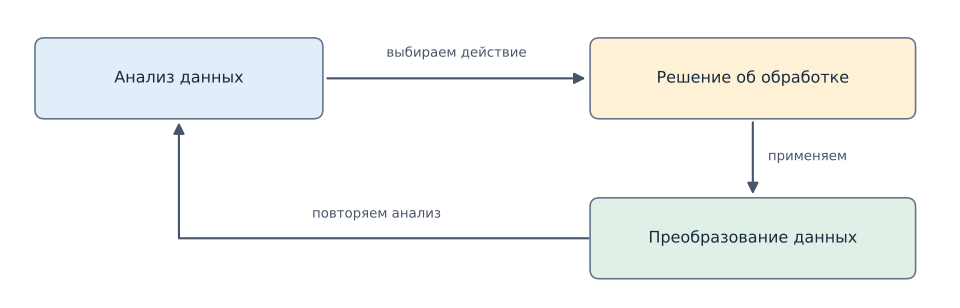

This figure's Python source:
"""Исходник схемы для этапа 3: создаёт PNG/SVG и обновляет вложение notebook"""
from pathlib import Path
import base64
import matplotlib
matplotlib.use('Agg')
import matplotlib.pyplot as plt
from matplotlib.patches import FancyArrowPatch, FancyBboxPatch
import nbformat


def draw_box(ax, x, y, width, height, text, color):
    ax.add_patch(FancyBboxPatch((x, y), width, height,
                              boxstyle='round,pad=0.03,rounding_size=0.10',
                              facecolor=color, edgecolor='#64748b', linewidth=1.2))
    ax.text(x + width / 2, y + height / 2, text, ha='center', va='center',
            fontsize=12, color='#172b40')


def draw_arrow(ax, start, end):
    ax.add_patch(FancyArrowPatch(start, end, arrowstyle='-|>',
                                mutation_scale=17, linewidth=1.6, color='#475569'))


def render():
    directory = Path(__file__).resolve().parent
    notebook_path = directory.parent / 'index.ipynb'
    plt.rcParams.update({'font.family': 'DejaVu Sans', 'svg.fonttype': 'none',
                         'svg.hashsalt': 'analysis-processing-cycle'})
    fig, ax = plt.subplots(figsize=(10, 3.2))
    fig.patch.set_facecolor('white')
    ax.set(xlim=(0, 10), ylim=(0, 3.2))
    ax.axis('off')
    draw_box(ax, .3, 2.0, 3.0, .8, 'Анализ данных', '#e1edf8')
    draw_box(ax, 6.2, 2.0, 3.4, .8, 'Решение об обработке', '#fff1d6')
    draw_box(ax, 6.2, .3, 3.4, .8, 'Преобразование данных', '#e1f0e7')
    draw_arrow(ax, (3.35, 2.4), (6.15, 2.4))
    ax.text(4.75, 2.63, 'выбираем действие', ha='center', fontsize=10, color='#475569')
    draw_arrow(ax, (7.9, 1.96), (7.9, 1.14))
    ax.text(8.06, 1.53, 'применяем', ha='left', fontsize=10, color='#475569')
    ax.plot([6.15, 1.8, 1.8], [.7, .7, 1.52], color='#475569', linewidth=1.6)
    draw_arrow(ax, (1.8, 1.5), (1.8, 1.96))
    ax.text(3.9, .92, 'повторяем анализ', ha='center', fontsize=10, color='#475569')
    fig.subplots_adjust(left=.01, right=.99, top=.99, bottom=.01)
    png_path = directory / 'analysis_processing_cycle.png'
    svg_path = directory / 'analysis_processing_cycle.svg'
    fig.savefig(png_path, dpi=150, facecolor='white')
    fig.savefig(svg_path, facecolor='white', metadata={'Date': None})
    plt.close(fig)
    notebook = nbformat.read(notebook_path, as_version=4)
    notebook.cells[0].setdefault('attachments', {})['analysis-processing-cycle.png'] = {
        'image/png': base64.b64encode(png_path.read_bytes()).decode('ascii'),
    }
    nbformat.write(notebook, notebook_path)
    return png_path


if __name__ == '__main__':
    print(render())
